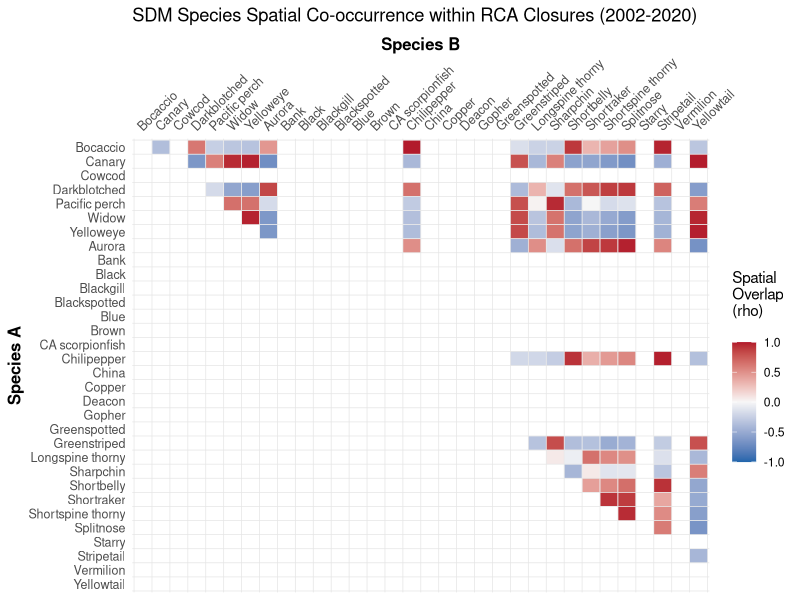

This figure's R source:
# SDM output One-Sample T-Test for RCA mapping project
# Blake Feist - created 15 May 2026

library(dplyr)
library(ggplot2)
library(readr)
library(tidyr)


### STEP 1: Load the data
setwd("~/Documents/GitHub/RCA_closure_areas/spatial_overlay_stats/")
main_data_wide <- read_csv("SDM_Zscore_data_wide.csv")
baselines      <- read.csv("SDM_regional_baselines.csv")

# Pivot the data from WIDE to LONG format
main_data_long <- main_data_wide %>%
  pivot_longer(
    cols = starts_with("mean_"),     # Tells R to grab all your species density columns
    names_to = "Species_ID",         # The new column that will hold the species names
    values_to = "Mean_Density"       # The new column that will hold the density numbers
  )

# Merge with baselines and calculate the spatial Z-Scores
df_monthly_z <- main_data_long %>%
  left_join(baselines, by = "Species_ID") %>%
  mutate(
    Z_Score = (Mean_Density - Regional_Mean) / Regional_SD
  )

# Quick sanity check: look at the newly reshaped data
head(df_monthly_z)

### STEP 2: The Hotspot Performance Evaluation (Annual)
# To test if closures targeted above-average densities while protecting against month-to-month
# time-dependency, collapse the data by your existing Year column and run your tests.

# Collapse monthly data into annual averages
df_annual <- df_monthly_z %>%
  group_by(year, Species_ID) %>%
  summarise(
    Avg_Z_Score = mean(Z_Score),
    .groups = "drop"
  )

# Run a One-Sample T-Test with a protective safety check (n() >= 2)
SDM_species_performance <- df_annual %>%
  group_by(Species_ID) %>%
  summarise(
    Years_Present       = n(),  # Counts how many years this species has data
    Mean_Z_Across_Years = mean(Avg_Z_Score),
    
    # The fix: Only run t.test if there are at least 2 years of data
    p_value = if(n() >= 2) {
      t.test(Avg_Z_Score, mu = 0, alternative = "greater")$p.value
    } else {
      NA  # Returns NA instead of crashing the script
    },
    .groups = "drop"
  )

# View your results table
print(SDM_species_performance)

### Step 3: Create the Species Interaction Matrix (Monthly)
# To look at fine-scale species co-occurrence patterns, pivot your full monthly dataset
# wide and run a Spearman rank correlation across your 220 Closure_ID timestamps.

# Define custom order and clean names
# Syntax: "QGIS_COLUMN_NAME" = "Clean Display Name"
species_order_map <- c(
  "mean_pauc" = "Bocaccio",
  "mean_pinn" = "Canary",
  "mean_levi" = "Cowcod",
  "mean_cram" = "Darkblotched",
  "mean_alut" = "Pacific perch",
  "mean_ento" = "Widow",
  "mean_rube" = "Yelloweye",
  "mean_auro" = "Aurora",
  "mean_rufu" = "Bank",
  "mean_mela" = "Black",
  "mean_omus" = "Blackgill",
  "mean_ctus" = "Blackspotted",
  "mean_myst" = "Blue",
  "mean_auri" = "Brown",
  "mean_guta" = "CA scorpionfish",
  "mean_good" = "Chilipepper",
  "mean_nebu" = "China",
  "mean_caur" = "Copper",
  "mean_diac" = "Deacon",
  "mean_carn" = "Gopher",
  "mean_chlo" = "Greenspotted",
  "mean_elon" = "Greenstriped",
  "mean_alti" = "Longspine thorny",
  "mean_zace" = "Sharpchin",
  "mean_jord" = "Shortbelly",
  "mean_bore" = "Shortraker",
  "mean_alas" = "Shortspine thorny",
  "mean_dipl" = "Splitnose",
  "mean_cons" = "Starry",
  "mean_saxi" = "Stripetail",
  "mean_mini" = "Vermilion",
  "mean_flav" = "Yellowtail"
)

# Pivot the monthly data wide by your YYYY-MM Closure_ID
df_monthly_wide <- df_monthly_z %>%
  select(Closure_ID, Species_ID, Z_Score) %>%
  pivot_wider(names_from = Species_ID, values_from = Z_Score)

# 2. Generate the correlation matrix
species_matrix <- df_monthly_wide %>%
  select(-Closure_ID) %>%
  cor(method = "spearman", use = "complete.obs")

# 3. Convert the matrix to long format
interaction_long <- as.data.frame(species_matrix) %>%
  mutate(Species1 = rownames(.)) %>%
  pivot_longer(-Species1, names_to = "Species2", values_to = "Correlation") %>%
  
  # --- THE FIX ---
  # Find the numerical position of each species in your custom map vector
  mutate(
    pos1 = match(Species1, names(species_order_map)),
    pos2 = match(Species2, names(species_order_map))
  ) %>%
  # Only keep tiles where the row species appears BEFORE the column species 
  # in your custom ecological order list
  filter(pos1 < pos2)

### Step 4: Plot the Interaction Heatmap
# This uses the exact layout modifications you requested: it clusters your species in the
# upper-right corner, keeps the axes alphabetical, rotates the top labels by 45 degrees, uses
# thin custom grid lines that frame the blocks perfectly, and keeps the tiles perfectly square.

# Get your clean sorted list of species names
species_list <- sort(unique(c(interaction_long$Species1, interaction_long$Species2)))
n_species <- length(species_list)

ggplot(interaction_long, aes(x = Species2, y = Species1, fill = Correlation)) +
  geom_tile(color = "white") +
  
  # Diverging palette (Blue = Avoidance/Deep vs Shallow, Red = High Co-occurrence)
  scale_fill_gradient2(low = "#2166ac", mid = "#f7f7f7", high = "#b2182b", 
                       midpoint = 0, limit = c(-1,1), name = "Spatial\nOverlap\n(rho)\n") +
  
  # Align axes alphabetically from A to Z
  scale_x_discrete(position = "top", 
                   limits = names(species_order_map), 
                   labels = species_order_map) + 
  
  scale_y_discrete(limits = rev(names(species_order_map)), 
                   labels = species_order_map) + 
  
  # Thin grid borders drawn perfectly between the cell edges
  geom_vline(xintercept = seq(0.5, length(species_order_map) + 0.5, by = 1), color = "gray90", linewidth = 0.25) +
  geom_hline(yintercept = seq(0.5, length(species_order_map) + 0.5, by = 1), color = "gray90", linewidth = 0.25) +
  
  theme_minimal() +
  labs(title = "SDM Species Spatial Co-occurrence within RCA Closures (2002-2020)", 
       x = "Species B", y = "Species A") +
  theme(
    panel.grid.major = element_blank(),
    panel.grid.minor = element_blank(),
    
    # 45-degree rotated top labels
    axis.text.x.top = element_text(size = 9, angle = 45, hjust = 0, vjust = 0),
    axis.text.y = element_text(size = 9),
    axis.title = element_text(size = 12, face = "bold"),
    
    # Keeps cells perfectly square so text/labels don't stretch awkwardly
    coord_fixed() 
  )
